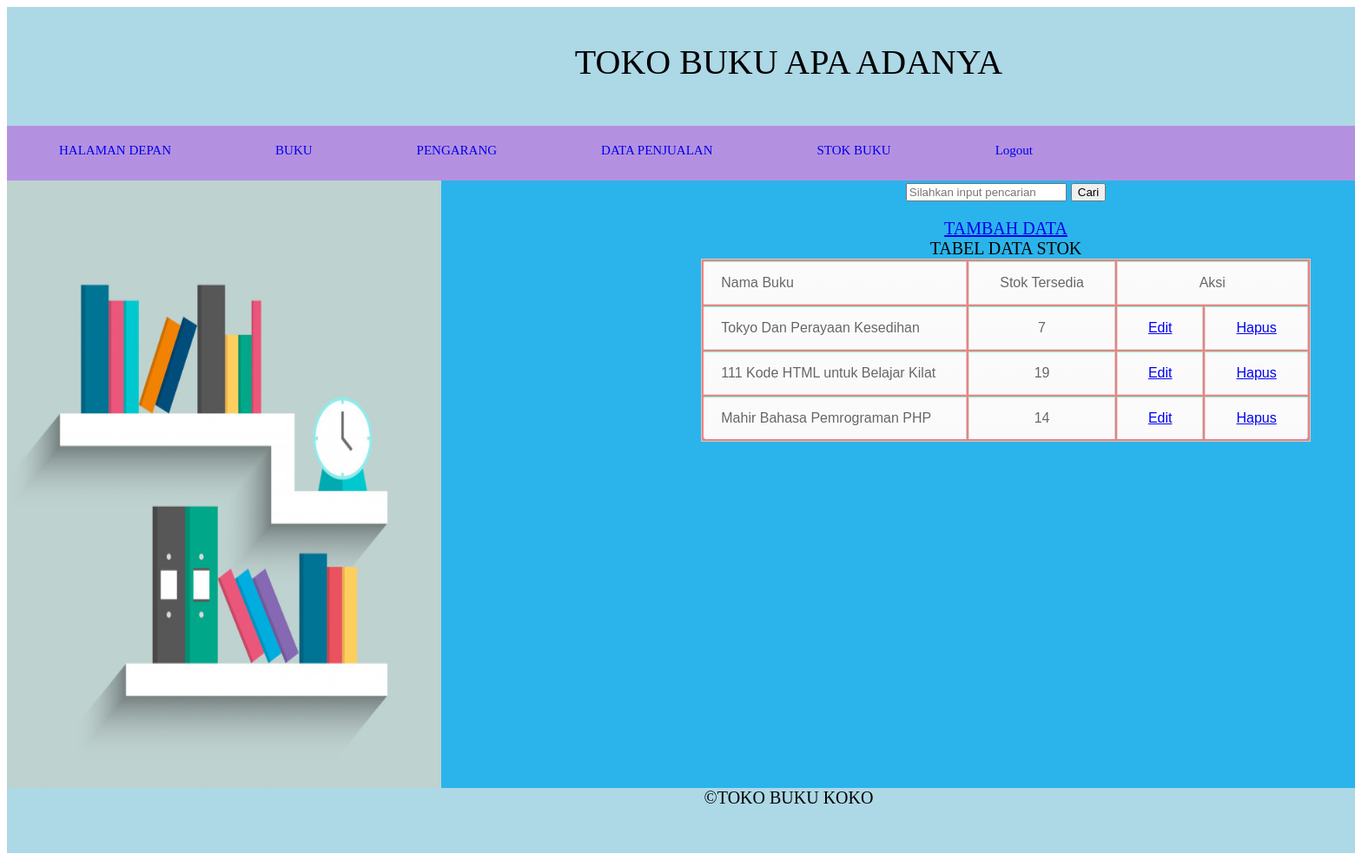
The app's page /stok.php (signed in) with its own data.
### tables this page shows
CREATE TABLE `t_stok` (
  `nama_buku` varchar(100) NOT NULL,
  `stok_tersedia` int(20) NOT NULL
);

### stok.php (the view, shortened to what this page needs)
<?php
	if(!empty($_SESSION['username']))
	{
?>
<?php
include "koneksi.php";
$query = "select * from t_stok";
$hasil = mysqli_query($koneksi,$query);
?>
<html>
<link rel="stylesheet" href="https://cdnjs.cloudflare.com/ajax/libs/jqueryui/1.12.1/jquery-ui.css">
	<link href = "style.css" rel = "stylesheet" >
<div id = "mypages">
	<div id ="header" overflow: hidden;> <p style = "font-family:Comic Sans MS;"> TOKO BUKU APA ADANYA </p>
	<div id ="menu">
	<ul id ="listmenu">
	<li> <a href = "Home.php">HALAMAN DEPAN<a></li>
	<li> <a href = "transaksibuku.php">BUKU<a></li>
	<li> <a href = "pengarang.php">PENGARANG<a></li>
	<li> <a href = "penjualan.php">DATA PENJUALAN<a></li>
	<li> <a href = "stok.php">STOK BUKU<a></li>
	<li> <a href = "logout.php" onclick="return confirm('Apakah anda yakin ingin keluar ?')">Logout</a> </li>
	</div>
	</div>
	<div id ="side"><img src ="gambar/buku.jpg" width = "500" height ="700" /> </div>
	<div id ="content">
	<form action="stok.php" method="post">
	<input type="text" id="cari" name="keyword"  autofocus=""placeholder="Silahkan input pencarian">
    <button type="submit" name="cari">Cari</button>
	</form>
	<a href="tambahstok.php">TAMBAH DATA</a>
	<div id = "kontenatas"> TABEL DATA STOK<br>
	<table border="3" align="center">
					<tr>
						<td> Nama Buku </td>
						<td> Stok Tersedia </td>
						<td colspan="2">Aksi</td>
					</tr>
					<?php foreach($hasil as $row) : ?>
						<tr>
							<td><?php echo $row['nama_buku'];?></td>
							<td><?php echo $row['stok_tersedia'];?></td>
							<td><a href="editstok.php?nbuku=<?php echo $row['nama_buku']; ?>&stkter=<?php echo $row['stok_tersedia'];?>" >Edit</a></td>
							<td><a href="proseshapusstok.php?nama=<?php echo $row['nama_buku']; ?>" onclick="return confirm('Anda yakin mau menghapus item ini ?')">Hapus</a> </td>
						</tr>
					<?php endforeach;?>
	</table>
	</div>
	</div>
	<div id = "bottom">
©TOKO BUKU KOKO
</div>
</div>
</html>
					<?php } else {header("location:index.php");}?>

### style.css (style rules this page uses)
#mypages { width: 1800px; height: 975px; background: blue; font-size: 40px; text-align: center; margin: 0 auto; }
#header { width: 1800; height: 200; background: lightblue; color: black; font-size: 40px; text-align: center; overflow: hidden; }
#menu { width: 1800; height: 100; background: rgb(180, 145, 224); color: rgb(5, 4, 4); font-size: 15px; margin-top: 50; }
#listmenu { list-style:none; }
#listmenu li a { text-decoration: none; float: left; padding: 20px 20px; }
#side { width: 500; height: 700; background: gray; color: black; float: left; font-size: 20px; text-align: center; }
#content { width: 1300; height: 700; background: rgb(42, 180, 235); color: black; float: right; font-size: 20px; }
#bottom { width: 1800; height: 75px; background: lightblue; color: black; font-size: 20px; text-align: center; }
table { font-family: Arial, Helvetica, sans-serif; color: #666; text-shadow: 1px 1px 0px #fff; background: #F08080; border: #ccc 1px solid; }
table tr { text-align: center; padding-left: 20px; }
table td:first-child { text-align: left; padding-left: 20px; border-left: 0; }
table td { padding: 15px 35px; border-top: 1px solid #7FFFD4; border-bottom: 1px solid #e0e0e0; border-left: 1px solid #e0e0e0; background: #fafafa; background: -webkit-gradient(linear, left top, left bottom, from(#fbfbfb), to(#fafafa)); background: -moz-linear-gradient(top, #fbfbfb, #fafafa); }
table tr:last-child td { border-bottom: 0; }
table tr:last-child td:first-child { -moz-border-radius-bottomleft: 3px; -webkit-border-bottom-left-radius: 3px; border-bottom-left-radius: 3px; }
table tr:last-child td:last-child { -moz-border-radius-bottomright: 3px; -webkit-border-bottom-right-radius: 3px; border-bottom-right-radius: 3px; }

### records on screen
t_stok: nama_buku "Tokyo Dan Perayaan Kesedihan", stok_tersedia "7"
t_stok: nama_buku "111 Kode HTML untuk Belajar Kilat", stok_tersedia "19"
t_stok: nama_buku "Mahir Bahasa Pemrograman PHP", stok_tersedia "14"
